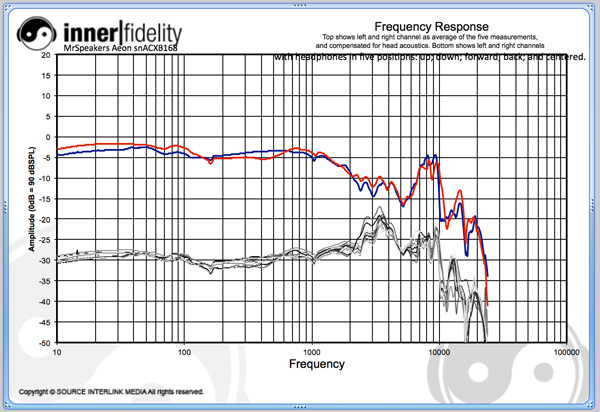
#> input picture innerfidelity/transformation/Aeon_before.jpg, 600 x 412 px; its folder holds only this picture in this run
$ python innerfidelity_transformation.py
#> lines starting #> are read from the running program, lines starting #| are printed output that depends on the picture
#> in main, im is the input picture: PIL image 600x412 RGB; mean R, G, B 220.9, 221.5, 224.3
### image_graph_parser.py
# -*- coding: utf-8 -*-

import os
import argparse
import numpy as np
from glob import glob
from PIL import Image, ImageDraw
import colorsys
from frequency_response import FrequencyResponse
from operator import itemgetter
from itertools import groupby
import warnings


class ImageGraphParser:
    def __init__(self):
        self.images = dict()
        self.frequency_responses = dict()

    # [93 lines left out: functions read_images, parse_images, parse_headphonecom, not called in this run]

    @staticmethod
    def find_lines(im, orientation, line_color=None):
        if orientation == 'vertical':
            ori1 = 0
            ori2 = 1
        elif orientation == 'horizontal':
            ori1 = 1
            ori2 = 0
        else:
            raise ValueError('\'orientation\' must be "vertical" or "horizontal"!')

        lines = []
        for i in range(1, im.size[ori1]):
            # Count number of black pixels
            count = 0
            for j in range(im.size[ori2]):
                if orientation == 'vertical':
                    rgba = im.getpixel((i, j))
                else:
                    rgba = im.getpixel((j, i))
                r, g, b = rgba[:3]
                if line_color is not None:
                    if (r, g, b) == line_color:
                        count += 1
                else:
                    if r + g + b < 450 and r == g == b:
                        count += 1
            if count > im.size[ori2] / 2:
                # More than half of pixels are black -> this is a line
                lines.append(i)

        means = []
        for k, g in groupby(enumerate(lines), lambda x:x[0]-x[1]):
            group = map(itemgetter(1), g)
            means.append(int(np.round(np.mean(list(group)))))

        return means

    @staticmethod
    def parse_innerfidelity(im, model, px_top=800, px_bottom=4600, px_left=500, px_right=2500):
        """Parses graph image downloaded from innerfidelity.com"""
#> called with model = 'Aeon_before', px_top = 50, px_bottom = 50, px_left = 50, px_right = 20
        # Crop out everything but graph area (roughly)
        box = (px_left, px_top, im.size[0]-px_right, im.size[1]-px_bottom)
#> box = (50, 50, 580, 362)
        im = im.crop(box)
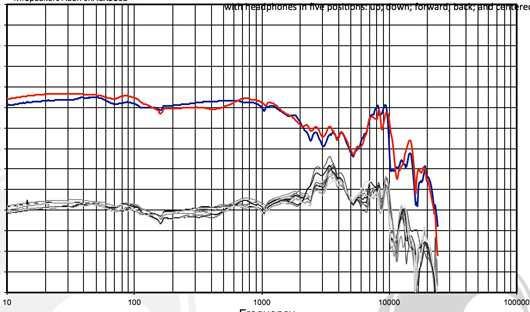
#> im: PIL image 530x312 RGB; mean R, G, B 221.2, 219.7, 220.3

        # Find graph edges (thick lines)
        v_lines = ImageGraphParser.find_lines(im, 'vertical')
#> after the loop in find_lines, `for i in range(1, im.size[ori1]):`: lines = 44 values from 6 to 517
#> the loop in find_lines, `for k, g in groupby(enumerate(lines), lambda x:x[0]-x[1]):` made 37 passes
#> k on passes 1 to 12: -6, -43, -64, -78, -90, -98, -106, -113, -118, -123, -160, -182
#> after the loop in find_lines, `for k, g in groupby(enumerate(lines), lambda x:x[0]-x[1]):`: means = 37 values from 6 to 516
#> v_lines = 37 values from 6 to 516
        h_lines = ImageGraphParser.find_lines(im, 'horizontal')
#> the loop in find_lines (call 2), `for k, g in groupby(enumerate(lines), lambda x:x[0]-x[1]):` made 15 passes
#> k on passes 1 to 12: -3, -22, -41, -61, -80, -99, -119, -138, -157, -177, -196, -215
#> h_lines = [4, 24, 45, 66, 86, 107, 128, 148, 168, 189, 210, 230, 251, 271, 292]

        px_top = h_lines[0]
#> px_top = 4
        px_bottom = h_lines[-1]
#> px_bottom = 292
        px_left = v_lines[0]
#> px_left = 6
        px_right = v_lines[-1]
#> px_right = 516
        im = im.crop((px_left, px_top, px_right, px_bottom))
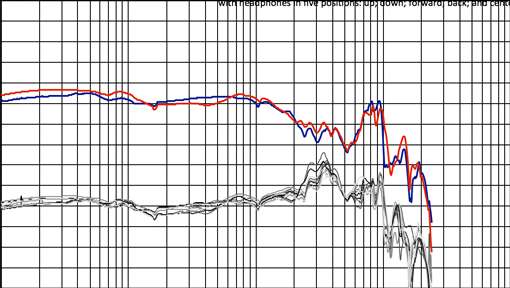
#> im: PIL image 510x288 RGB; mean R, G, B 220.7, 218.9, 219.7
        # Crop right edge to 30kHz
        lines = ImageGraphParser.find_lines(im, 'vertical')
#> lines = 36 values from 1 to 504
        px_30khz = lines[-8]
#> px_30khz = 421
        im = im.crop((0, 0, px_30khz, im.size[1]))
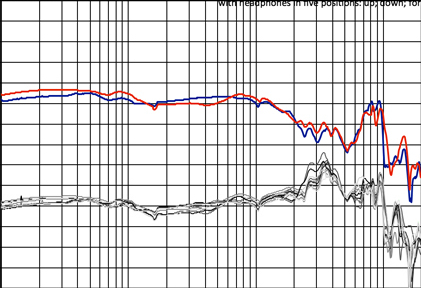
#> im: PIL image 421x288 RGB; mean R, G, B 221.2, 219.2, 220

        # X axis
        f_min = 10
        f_max = 30000
        f_step = (f_max / f_min)**(1/im.size[0])
#> f_step = 1.02
        f = [f_min]
        for _ in range(1, im.size[0]):
            f.append(f[-1] * f_step)
#> after the loop, f = 421 values from 10 to 29434.9

        # Y axis
        a_max = 20
        a_min = -50
        a_res = (a_max - a_min) / im.size[1]  # dB / px
#> a_res = 0.243

        # Check crop
        _im = im.crop((20, 20, im.size[0] - 20, im.size[1] - 20))
        # im.show()
        n_h = len(ImageGraphParser.find_lines(_im, 'horizontal'))
#> n_h = 12
        n_v = len(ImageGraphParser.find_lines(_im, 'vertical'))
#> n_v = 27
        if n_v != 28:
            print(n_v)
#| 27
#> (the run stopped early here; a loop or call above may not have finished)
